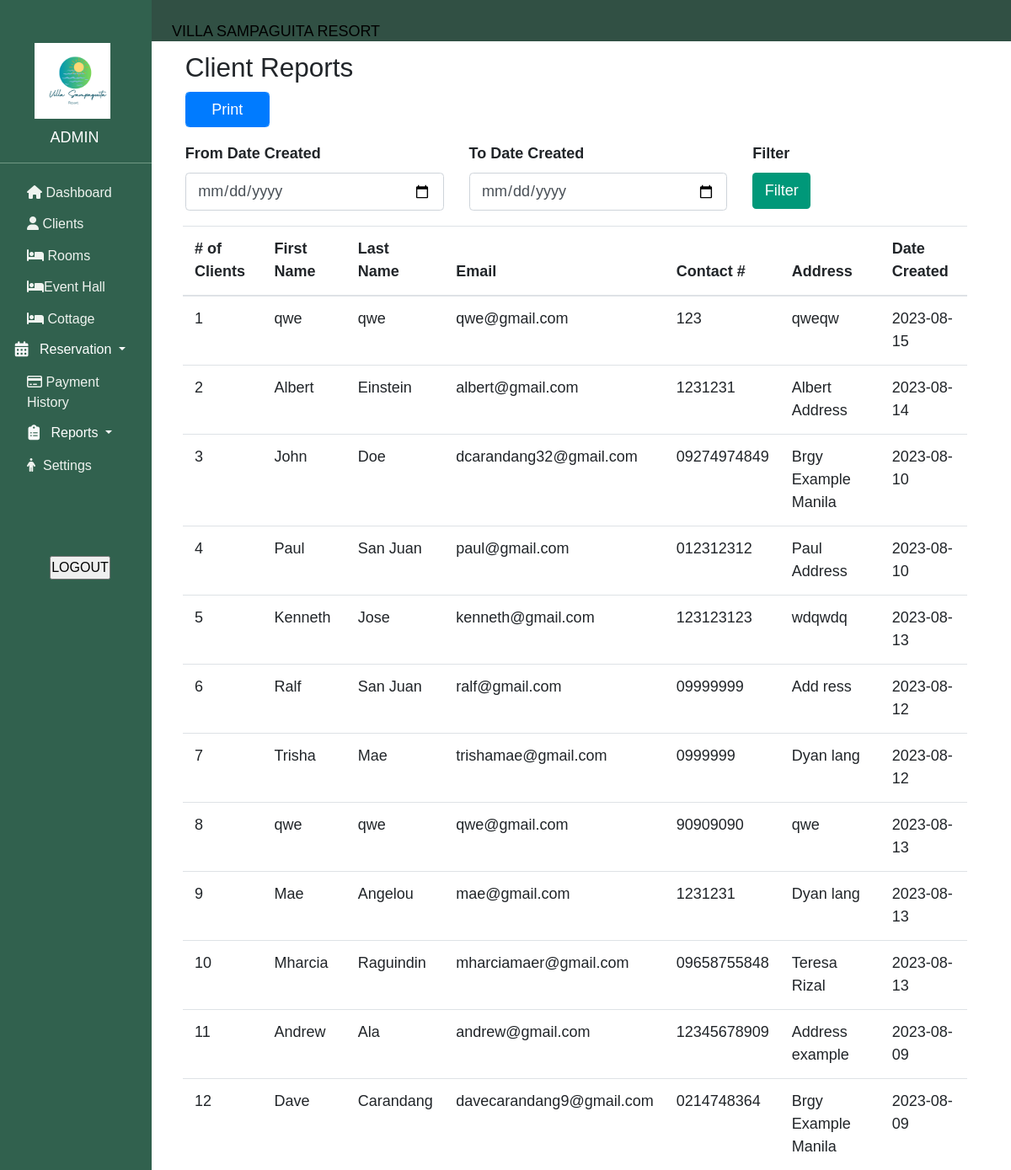
Screenshot of /adminview/client_report.php (signed in) with the database file from the repository.
### tables this page shows
CREATE TABLE `people` (
  `people_Id` int(11) NOT NULL,
  `fName` varchar(250) NOT NULL,
  `lName` varchar(250) NOT NULL,
  `user_type` varchar(250) NOT NULL,
  `email` varchar(250) NOT NULL,
  `contactNumber` varchar(250) NOT NULL,
  `address` varchar(250) NOT NULL,
  `password` varchar(250) NOT NULL,
  `user_date_created` varchar(250) NOT NULL
);

### adminview/client_report.php (the view, shortened to what this page needs)
<?php
include('../database/connect.php');
?>
    <!DOCTYPE html>
<html>
<head>
  <head>
    <link rel="stylesheet" href="https://cdn.jsdelivr.net/npm/bootstrap@4.0.0/dist/css/bootstrap.min.css">
        <link rel="stylesheet" href="https://cdnjs.cloudflare.com/ajax/libs/font-awesome/4.7.0/css/font-awesome.min.css">
       <link rel="stylesheet" href="../admin_dashboard/home.css"></link>
       <link rel="stylesheet" href="https://ajax.googleapis.com/ajax/libs/jqueryui/1.12.1/themes/smoothness/jquery-ui.css">
        <link rel="stylesheet" href="//code.jquery.com/ui/1.12.1/themes/base/jquery-ui.css">
  </head>
</head>
<body >
        <?php
            include "../admin_dashboard/header.php";
            include "../admin_dashboard/sidebar.php";
        ?>
<div class="row ml-5">
    <div class="col-md-1 ">
    </div>
  <div class="col-md-11  ">
  <div class="d-flex justify-content: center; align-items: center ">
    <h3 class="ml-5 mt-1">Client Reports</h3>
  </div>
  <form action="client_report_print.php" method="POST" class="ml-5">
    <input type="submit" value="Print" name="printBtn" class="btn btn-primary form-control mb-3" style="width: 100px;">
  </form>
  <form action="client_report_filter.php" method="get" class="ml-5">
    <div class="row">
        <div class="col-md-4">
            <div class="form-group">
                <label for="" class="font-weight-bold">From Date Created</label>
                <input type="date" name="from_date" class="form-control">
            </div>
        </div>
        <div class="col-md-4">
            <div class="form-group">
                <label for="" class="font-weight-bold">To Date Created</label>
                <input type="date" name="to_date" class="form-control">
            </div>
        </div>
        <div class="col-md-4">
            <div class="form-group">
                <div>
                    <label for="" class="font-weight-bold">Filter</label>
                </div>
                <button type="submit" class="btn" style="background: #009879; color: white;">Filter</button>
            </div>
        </div>
    </div>
   </form>
  <table class="table table-responsive" id="" style="margin: 0 auto; width: 90%; ">
        <thead>
        <tr >
            <th class=""># of Clients</th>
            <th>First Name</th>
            <th>Last Name</th>
            <th>Email</th>
            <th>Contact #</th>
            <th>Address</th>
            <th>Date Created</th>
        </tr>
        </thead>
        <tbody>
            <?php
            $sql = "SELECT * FROM people ORDER BY people_Id DESC ";
            $result = $conn->query($sql);
            ?>
            <?php if($result->num_rows > 0){?>
                <?php
                    $inc = 1;
                    while($rows = $result->fetch_assoc()){
                ?>
            <tr>
                <td><?php echo $inc;?></td>
                <td><?php echo $rows['fName'];?></td>
                <td><?php echo $rows['lName'];?></td>
                <td><?php echo $rows['email'];?></td>
                <td><?php echo $rows['contactNumber'];?></td>
                <td><?php echo $rows['address'];?></td>
                <td><?php echo $rows['user_date_created'];?></td>
            </tr>
                <?php
                $inc++;
                } ?>
            <?php } ?>
            </tbody>
    </table>
  </div>
</div>
                </body>
 </html>

### admin_dashboard/home.css (style rules this page uses)
* { margin: 0; padding: 0; font-family: 'italic', sans-serif; font-size: 18px; }

### rows the page displays
people: fName "qwe", lName "qwe", email "qwe@gmail.com", contactNumber "123", address "qweqw", user_date_created "2023-08-15"
people: fName "Albert", lName "Einstein", email "albert@gmail.com", contactNumber "1231231", address "Albert Address", user_date_created "2023-08-14"
people: fName "John", lName "Doe", email "dcarandang32@gmail.com", contactNumber "09274974849", address "Brgy Example Manila", user_date_created "2023-08-10"
people: fName "Paul", lName "San Juan", email "paul@gmail.com", contactNumber "012312312", address "Paul Address", user_date_created "2023-08-10"
people: fName "Kenneth", lName "Jose", email "kenneth@gmail.com", contactNumber "123123123", address "wdqwdq", user_date_created "2023-08-13"
people: fName "Ralf", lName "San Juan", email "ralf@gmail.com", contactNumber "09999999", address "Add ress", user_date_created "2023-08-12"
people: fName "Trisha", lName "Mae", email "trishamae@gmail.com", contactNumber "0999999", address "Dyan lang", user_date_created "2023-08-12"
people: fName "qwe", lName "qwe", email "qwe@gmail.com", contactNumber "90909090", address "qwe", user_date_created "2023-08-13"
people: fName "Mae", lName "Angelou", email "mae@gmail.com", contactNumber "1231231", address "Dyan lang", user_date_created "2023-08-13"
people: fName "Mharcia", lName "Raguindin", email "mharciamaer@gmail.com", contactNumber "09658755848", address "Teresa Rizal", user_date_created "2023-08-13"
people: fName "Andrew", lName "Ala", email "andrew@gmail.com", contactNumber "12345678909", address "Address example", user_date_created "2023-08-09"
people: fName "Dave", lName "Carandang", email "davecarandang9@gmail.com", contactNumber "0214748364", address "Brgy Example Manila", user_date_created "2023-08-09"
